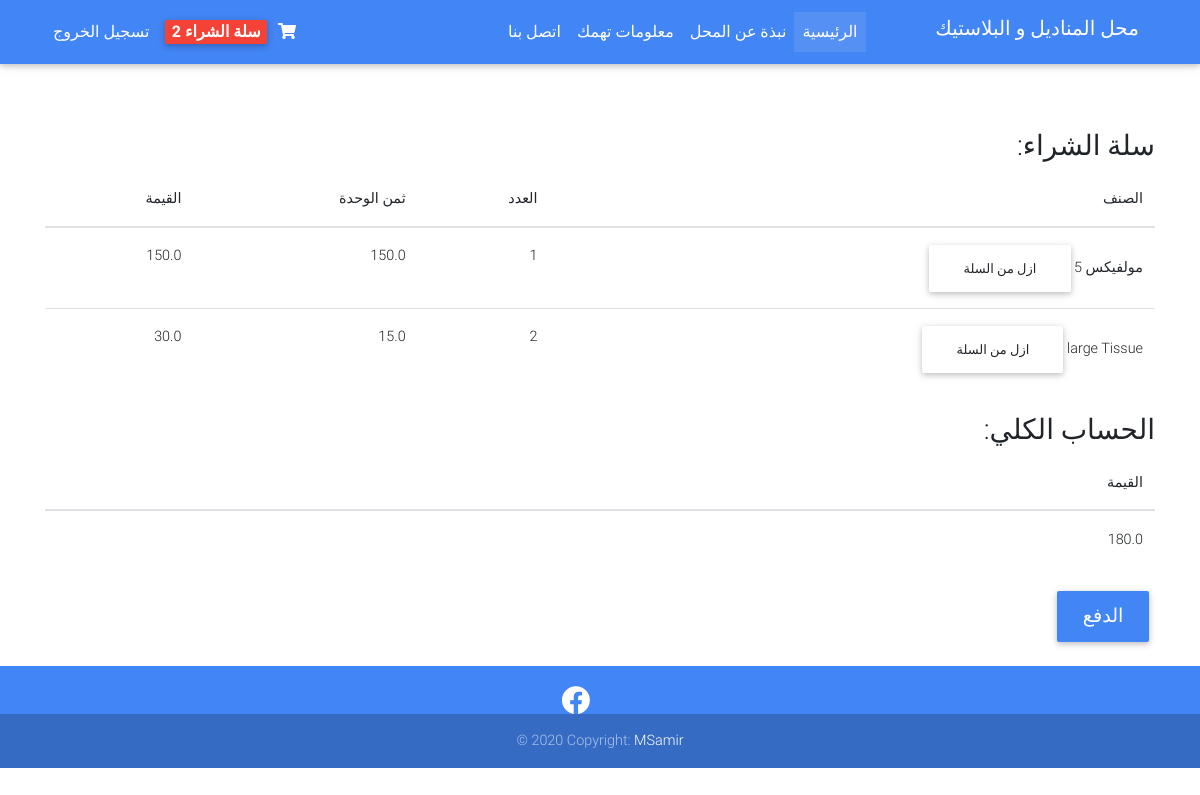
The app's page /cart/ (signed in) with its own data.
### appShop/models.py (models this page shows, shortened)
class OrderItem(models.Model):
    user = models.ForeignKey(settings.AUTH_USER_MODEL, on_delete= models.CASCADE)
    item = models.ForeignKey(Item, on_delete= models.CASCADE)
    quantity = models.IntegerField(default= 1)
    ordered = models.BooleanField(default= False)
    def quantityPrice(self):
        return self.quantity* self.item.price
    def quantityDiscountPrice(self):
        return self.quantity* self.item.discount_price

class Item(models.Model):
    title = models.CharField(max_length=100)
    price = models.FloatField()
    discount_price = models.FloatField(null =True, blank= True)
    category = models.CharField(choices= CAT_CHOISES, max_length= 1, default= 'T')
    slug = models.SlugField()
    description = models.TextField(max_length= 100, null =True, blank= True)
    image = models.ImageField(null =True, blank= True)
    date_added = models.DateTimeField(auto_now_add= True)

### appShop/views.py (the view)
# urls.py: path('cart/', Cart, name='cartUrl'),
@login_required(login_url='/accounts/login/')
def Cart(request):
    myOrderItems= OrderItem.objects.filter(
        user= request.user,
        ordered= False )
    total=0
    if myOrderItems:
        for i in myOrderItems:
            if i.item.discount_price:
                total += i.quantity* i.item.discount_price
            else:
                total += i.quantity * i.item.price
        context= {
            "myOrderItems": myOrderItems }
        return render(request, "appShop/cart.html", context)
    else:
        messages.add_message(request, messages.INFO, 'سلة الشراء فارغة')
        return redirect("/")

### appShop/templatetags/orderCount.py (called while the page is built)
@register.filter
def counter(user):
    A= OrderItem.objects.filter(user= user, ordered= False).all()
    return A.count()

### appShop/templatetags/totals.py (called while the page is built)
@register.simple_tag
def Totals(*args, **kwargs):
    a= kwargs['U']
    AllOrders= OrderItem.objects.filter(user= a, ordered= False).all()
    tot= 0
    for i in AllOrders:
        if i.item.discount_price:
            tot += i.quantity * i.item.discount_price
        else:
            tot += i.quantity * i.item.price
    return tot

### appShop/templates/appShop/cart.html (shortened to what this page needs)
{% extends "base.html" %}
{% block content%}
{% include "appShop/index1.html" %}
{% load totals %}
{% load orderCount %}
  <main>
    <div class="container" style=" margin-top: 65px; " >
      <div class="alnright mb-4" style=" margin-top: 0em;">
        <h3>
          :سلة الشراء
        </h3>
        <table class="table" >
          <thead>
            <tr>
              <th scope="col"> القيمة </th>
              <th scope="col"> ثمن الوحدة</th>
              <th scope="col">العدد</th>
              <th scope="col">الصنف</th>
            </tr>
          </thead>
          <tbody>
            {% for p in myOrderItems %}
            <tr>
              {% if p.item.discount_price %}
              <td>{{ p.quantityDiscountPrice}}</td>
              <td>{{p.item.discount_price}}</td>
              {% else%}
              <td>{{ p.quantityPrice}}</td>
              <td>{{p.item.price}}</td>
              {% endif%}
              <td>{{p.quantity}}</td>
              <td>  <a href="/removeFromCart/?nexturl={{request.path}}?slug={{p.item.slug}}" class="btn "> ازل من السلة</a>  {{p.item.title}}</td>
            </tr>
            {% endfor %}
          </tbody>
        </table>
      </div>
      <div class="alnright mb-4" style=" margin-top: 0em;">
        <h3>
          :الحساب الكلي
        </h3>
        <table class="table" >
          <thead>
            <tr>
              <th scope="col"> القيمة </th>
            </tr>
            <tr>
              <td>{%Totals U=request.user%}</td>
            </tr>
          </thead>
        </table>
      </div>
      <div class="alnright mb-4" style=" margin-top: 0em;">
        <a href="{% url 'appShop:checkoutUrl' %}" class="btn btn-primary btn-md my-0 p" >
          الدفع
        </a>
    </div>
    </div>
  </main>
{% endblock%}

### appShop/templates/appShop/index1.html (shortened to what this page needs)
{% block content%}
{% load orderCount %}
{% load static %}
<nav class="navbar navbar-expand-md navbar-dark bg-primary ">
    <div class="container">
        <div class="navbar-collapse collapse w-75" style="text-align: right;"  id="collapsingNavbar">
            <ul class="navbar-nav" >
                {%if request.user.is_authenticated  %}
                <li class="nav-item">
                    <a href="{% url 'account_logout' %}" class="nav-link">
                     تسجيل الخروج
                    </a>
                </li>
                <li class="nav-item">
                    <a class="nav-link waves-effect" href="{% url 'appShop:cartUrl' %}">
                        <span class="badge red z-depth-1 mr-1"> {{ request.user|counter}} سلة الشراء </span>
                            <i class="fas fa-shopping-cart"></i>
                    </a>
                </li>
                {% endif %}
            </ul>
            <ul class="navbar-nav  ml-auto " >
                <li class="nav-item active order-md-4" >
                    <a class="nav-link" href="/" data-toggle="collapse" > الرئيسية  </a>
                </li>
                <li class="nav-item order-md-3">
                    <a class="nav-link" href="/about/"> نبذة عن المحل </a>
                </li>
                <li class="nav-item order-md-2">
                    <a class="nav-link" href="/info/"> معلومات تهمك</a>
                </li>
                <li class="nav-item order-md-1 ">
                    <a class="nav-link" href="/contact/">اتصل بنا</a>
                </li>
            </ul>
        </div>
        <a class="navbar-brand flex-grow-1 w-25 waves-effect h3 "  style="text-align: right;" href="/">  محل المناديل و البلاستيك</a>
    </div>
</nav>
{% endblock%}

### records on screen
OrderItem: quantityDiscountPrice "150.0", item.discount_price "150.0", quantity "1", item "مولفيكس 5"
OrderItem: quantityPrice "30.0", item.price "15.0", quantity "2", item "large Tissue"

### other values on screen
{{ request.user|counter }} "2"
